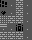

Tiled map render using the project's own tile images. Description and the whole map definition, tile-layer contents included, below:
An orthogonal 4x5 tile map with 8x8 px tiles, 1 tile layer (Tile Layer 1).

<map version="1.5" tiledversion="1.6.0" orientation="orthogonal" renderorder="right-down" width="4" height="5" tilewidth="8" tileheight="8" infinite="0" nextlayerid="2" nextobjectid="1">
 <tileset firstgid="1" source="bg.tsx" />
 <layer id="1" name="Tile Layer 1" width="4" height="5">
  <data encoding="csv">
15,2,72,2,
73,2,72,2,
9,72,72,2,
97,2,64,2,
72,72,72,2
</data>
 </layer>
</map>
